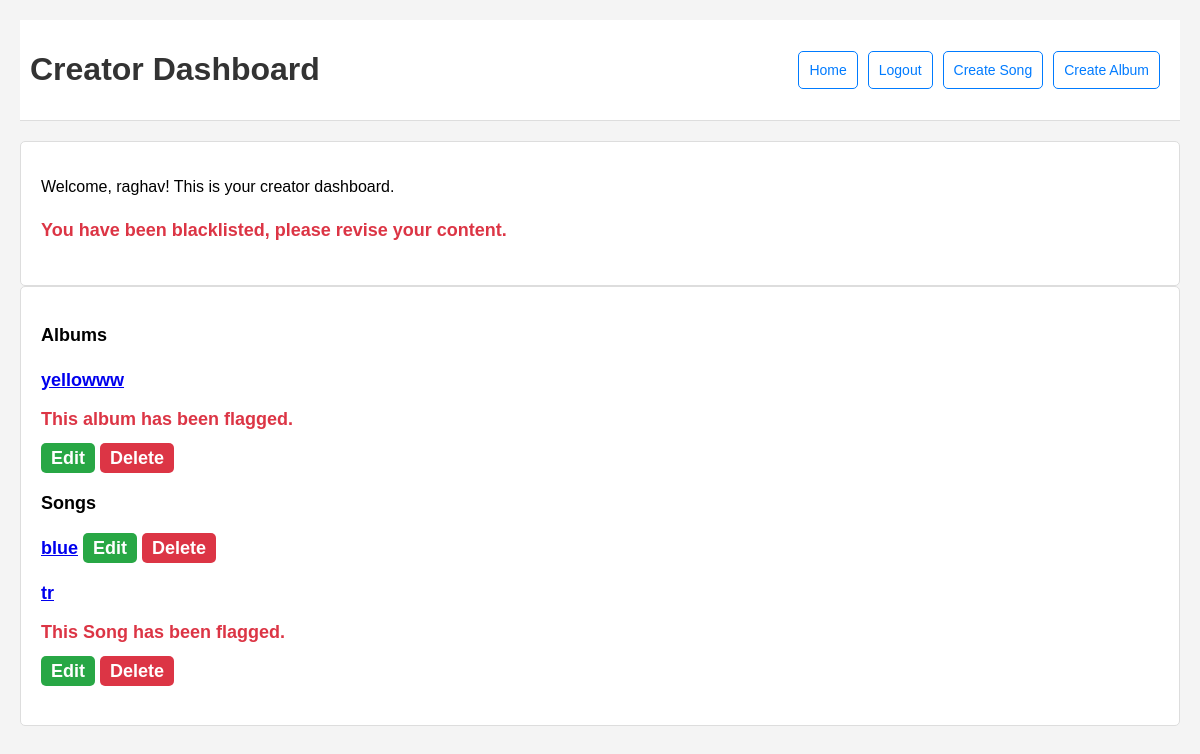
Page /creator_dashboard (signed in) on the committed database.
### model.py (models this page shows)
class User(db.Model, UserMixin):
    id = db.Column(db.Integer, primary_key=True, autoincrement=True)
    name = db.Column(db.String(80), unique=True, nullable=False)
    email = db.Column(db.String(120), unique=True, nullable=False)
    password = db.Column(db.String(120), nullable=False)
    creator = db.Column(db.String(10))
    blacklist=db.Column(db.Boolean(), default=False)
    albums = db.relationship('Album', back_populates='user')
    songs = db.relationship('Song', back_populates='user')

class Album(db.Model, UserMixin):
    __tablename__ = "albums"
    id = db.Column(db.Integer, primary_key=True, autoincrement=True)
    name = db.Column(db.String(80), unique=True, nullable=False)
    flag=db.Column(db.Boolean(), default=False)
    songs = db.relationship('Song', back_populates='album')
    user_id = db.Column(db.Integer, db.ForeignKey('user.id'), nullable=False)
    user = db.relationship('User', back_populates='albums')

class Song(db.Model,UserMixin):
    __tablename__ = "songs"
    id = db.Column(db.Integer, primary_key=True, autoincrement=True)
    name = db.Column(db.String(80), unique=True, nullable=False)
    lyrics = db.Column(db.Text, nullable=False)
    creator_name = db.Column(db.String(80), nullable=False)
    creation_date = db.Column(db.DateTime, default=datetime.utcnow, nullable=False)
    rating= db.Column(db.Float, default=0.0)
    number=db.Column(db.Integer, default=0)
    genre = db.Column(db.String(120), nullable=False)
    flag=db.Column(db.Boolean(), default=False)
    album_id = db.Column(db.Integer, db.ForeignKey('albums.id'))
    album = db.relationship('Album', back_populates='songs')
    user_id = db.Column(db.Integer, db.ForeignKey('user.id'))
    user = db.relationship('User', back_populates='songs')

### app.py (the view)
@app.route('/creator_dashboard')
def creator_dashboard():
    user=current_user
    song=Song.query.all()
    album=Album.query.all()
    songs=Song.query.filter_by(user_id=user.id).all()
    albums=Album.query.filter_by(user_id=user.id).all()
    return render_template("creator_dashboard.html", user=user,song=song, album=album, albums=albums, songs=songs)

### app.py (called while the page is built)
@login_manager.user_loader
def load_user(user_id):
    return User.query.get(user_id)

### templates/creator_dashboard.html (shortened to what this page needs)
<!DOCTYPE html>
<html lang="en">
<head>
</head>
<body>
    <div class="top-buttons">
        <h1>Creator Dashboard</h1>
        <div class="button-container">
            <a href="{{url_for('user_dashboard')}}">Home</a>
            <a href="{{url_for('logout')}}">Logout</a>
            <a href="{{url_for('upload_songs',id=user.id)}}">Create Song</a>
            <a href="/create_album/{{user.id}}">Create Album</a>
        </div>
    </div>
    <div class="creator-content">
        <p>Welcome, {{user.name}}! This is your creator dashboard.</p>
        {% if user.blacklist==True %}
        <h4><p class="flagged-message">You have been blacklisted, please revise your content.</p></h4>
        {% endif %}
    </div>
    <div class="creator-content">
        <h3>Albums</h3>
        {% if albums|length == 0 %}
        <h3 class="blue-text">You have not uploaded any album. Your Uploaded albums will appear here.</h3>
        {% else %}
        {% for a in album %}
            {% if a.user_id==user.id %}
                <h4><div>
                    <a href="/display_creator/{{a.id}}">{{a.name}}</a>
                    {% if a.flag %}
                    <p class="flagged-message">This album has been flagged.</p>
                    {% endif %}
                    <a href="/edit_album/{{a.id}}" class="edit-btn">Edit</a>
                    <a href="/delete_album/{{a.id}}" class="delete-btn" onclick="return confirm('Are you sure you want to delete?')">Delete</a>
                </div></h4>
            {% endif %}
        {% endfor %}
        {% endif %}
        <h3>Songs</h3>
        {% if songs|length == 0 %}
        <h3 class="blue-text">You have not uploaded any song. Your uploaded songs will appear here.</h3>
        {% else %}
        {% for s in song %}
            {% if s.user_id==user.id %}
                <h4><div>
                    <a href="/play_song/{{s.id}}">{{s.name}}</a>
                    {% if s.flag %}
                    <p class="flagged-message">This Song has been flagged.</p>
                    {% endif %}
                    <a href="/edit_song/{{user.id}}/{{s.id}}" class="edit-btn">Edit</a>
                    <a href="/delete_song/{{s.id}}" class="delete-btn" onclick="return confirm('Are you sure you want to delete?')">Delete</a>
                </div></h4>
            {% endif %}
        {% endfor %}
        {% endif %}
    </div>
</body>
</html>

### templates/creator_dashboard.html (style rules this page uses)
body { font-family: 'Arial', sans-serif; margin: 20px; background-color: #f4f4f4; }
h1 { color: #333; }
.top-buttons { display: flex; justify-content: space-between; align-items: center; margin-bottom: 20px; background-color: #fff; padding: 10px; border-bottom: 1px solid #ddd; }
.button-container { display: flex; }
.button-container a { padding: 10px; text-decoration: none; color: #007bff; border: 1px solid #007bff; border-radius: 5px; margin-right: 10px; font-size: 14px; }
.creator-content { background-color: #fff; border: 1px solid #ddd; border-radius: 5px; padding: 20px; }
.creator-content h3, .creator-content h4 { font-size: 18px; }
.edit-btn, .delete-btn { padding: 5px 10px; text-decoration: none; color: #fff; border: none; border-radius: 5px; cursor: pointer; }
.edit-btn { background-color: #28a745; }
.delete-btn { background-color: #dc3545; }
.flagged-message { color: #dc3545; }

### rows in the picture
User: name "raghav"
Album: name "yellowww", flag "This album has been flagged."
Song: name "blue"
Song: name "tr", flag "This Song has been flagged."
